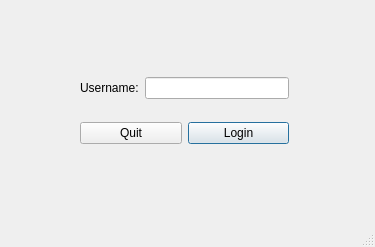
<?xml version="1.0" encoding="UTF-8"?>
<ui version="4.0">
 <class>LoginWindow</class>
 <widget class="QMainWindow" name="LoginWindow">
  <property name="geometry">
   <rect>
    <x>0</x>
    <y>0</y>
    <width>375</width>
    <height>247</height>
   </rect>
  </property>
  <property name="windowTitle">
   <string>MainWindow</string>
  </property>
  <widget class="QWidget" name="centralwidget">
   <widget class="QWidget" name="layoutWidget">
    <property name="geometry">
     <rect>
      <x>80</x>
      <y>60</y>
      <width>209</width>
      <height>101</height>
     </rect>
    </property>
    <layout class="QVBoxLayout" name="verticalLayout_3">
     <item>
      <layout class="QHBoxLayout" name="horizontalLayout">
       <item>
        <layout class="QVBoxLayout" name="verticalLayout_2">
         <item>
          <widget class="QLabel" name="usernameLabel">
           <property name="text">
            <string>Username:</string>
           </property>
          </widget>
         </item>
        </layout>
       </item>
       <item>
        <layout class="QVBoxLayout" name="verticalLayout">
         <item>
          <widget class="QLineEdit" name="usernameText"/>
         </item>
        </layout>
       </item>
      </layout>
     </item>
     <item>
      <layout class="QHBoxLayout" name="horizontalLayout_3">
       <item>
        <widget class="QPushButton" name="quitButton">
         <property name="text">
          <string>Quit</string>
         </property>
        </widget>
       </item>
       <item>
        <widget class="QPushButton" name="loginButton">
         <property name="text">
          <string>Login</string>
         </property>
         <property name="autoDefault">
          <bool>true</bool>
         </property>
         <property name="default">
          <bool>true</bool>
         </property>
        </widget>
       </item>
      </layout>
     </item>
    </layout>
   </widget>
  </widget>
  <widget class="QMenuBar" name="menubar">
   <property name="geometry">
    <rect>
     <x>0</x>
     <y>0</y>
     <width>375</width>
     <height>24</height>
    </rect>
   </property>
  </widget>
  <widget class="QStatusBar" name="statusbar"/>
 </widget>
 <resources/>
 <connections/>
</ui>
